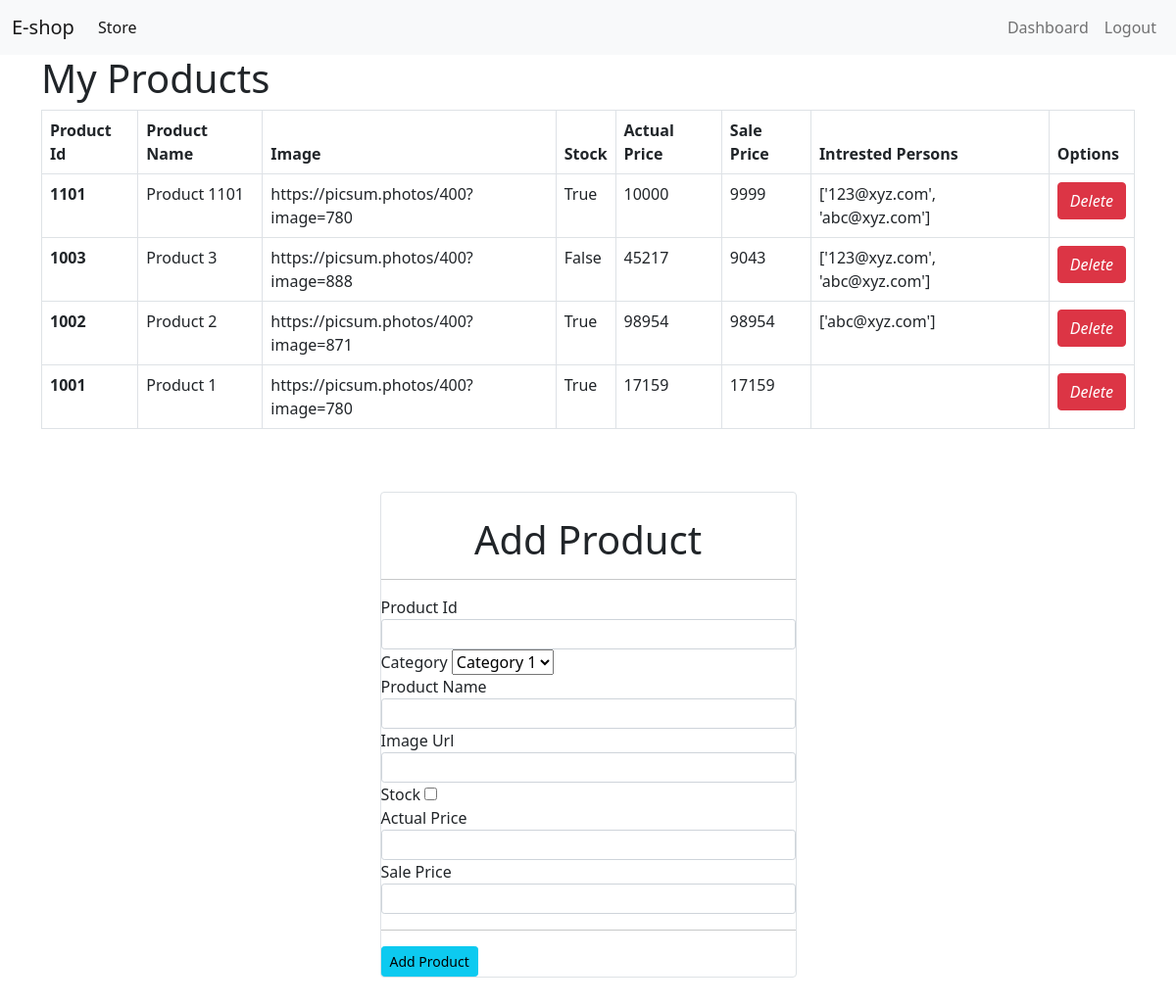
The app's page /dashboard/ (signed in) with its own data.
### store/models.py (models this page shows, shortened)
class Product(models.Model):
    productId = models.IntegerField()
    category  = models.ForeignKey(Category, on_delete=models.CASCADE)
    name      = models.CharField(max_length=50)
    image     = models.CharField(max_length=50)
    stock     = models.BooleanField(default=True)
    price     = models.IntegerField(default=0)
    sprice    = models.IntegerField(default=0)
    uid       = models.ForeignKey(Customer, on_delete=models.CASCADE,null=True, blank=True)
    views     = models.IntegerField(default = 0)
    @staticmethod
    def get_all_products_by_customerid(customer_id):
        if customer_id:
            return Product.objects.filter(uid = customer_id)

### store/views.py (the view, shortened to what this page needs)
# urls.py: path('dashboard/', views.dashboard, name='dashboard'),
def dashboard(request): #dashboard
    data = {}
    prod = None
    cid = request.session['customer']
    prod = Product.get_all_products_by_customerid(cid)
    category = Category.get_all_categories()
    visit_dict = {}
    for p in prod: #saving the list of users visited a perticular product
        lst = set()
        visited = Visited.objects.filter(product = p.productId)
        for v in visited:
            lst.add(v.email)
        if not len(lst) == 0:
            visit_dict[p.productId] = list(lst)
    data['prod']=prod[::-1]
    data['category'] = category
    data['visits'] = visit_dict
    print(request.method)
    if request.method == 'GET':
        return render(request,'dashboard.html',data)
    pass

### store/category.py (called while the page is built)
    @staticmethod
    def get_all_categories():
        return Category.objects.all()

### store/templatetags/access_tags.py (called while the page is built)
@register.filter(name='access')
def access(value, arg):
    return value.get(arg, value.get(str(arg), None))

### store/templates/dashboard.html (shortened to what this page needs)
{% extends 'base.html' %}
{% block content %}
{% load access_tags %}
<div class="container">
<h1>My Products</h1>
  <div class="row">
    <div class="col-12">
      <table class="table table-bordered">
        <thead>
          <tr>
            <th scope="col">Product Id</th>
            <th scope="col">Product Name</th>
            <th scope="col">Image</th>
            <th scope="col">Stock</th>
            <th scope="col">Actual Price</th>
            <th scope="col">Sale Price</th>
            <th scope="col">Intrested Persons</th>
            <th scope="col">Options</th>
          </tr>
        </thead>
        {% for pro in prod %}
        <tbody>
          <tr>
            <th scope="row">{{pro.productId}}</th>
            <td>{{pro.name}}</td>
            <td>{{pro.image}}</td>
            <td>{{pro.stock}}</td>
            <td>{{pro.price}}</td>
            <td>{{pro.sprice}}</td>
            {% with p_id=pro.productId %}
            {% if p_id in visits %}
            <td>  {{ visits|access:p_id }}  </td>
            {% else %}
            <td></td>
            {% endif %}
            {% endwith %}
            <td>
            <form action="{% url 'delete' %}?prodid={{pro.productId}}" method="POST">
            <button type="submit" class="btn btn-danger"><i class="far fa-trash-alt">Delete</i></button>
          </form>
            </td>
          </tr>
        </tbody>
        {% endfor %}
      </table>
    </div>
  </div>
</div>
<div class="container mt-4">
    <div class="p-4 m-4">
        <div class="col-lg-5 rounded mx-auto border pt-4">
            <div class="text-center col">
                <h1> Add Product </h1>
            <hr>
            </div>
            <form action="{% url 'dashboard' %}" method="POST">
                <div class="form-group">
                    <label for="">Product Id</label>
                    <input type="text" name="pid"
                     id="" value="{{values.first_name}}" class="form-control form-control-sm"
                     placeholder="" required>
                </div>
                <div class="form-group">
                    <label for="">Category</label>
                    <select name="category" id="cats">
                    {% for cat in category %}
                    <option value={{cat.id}}>{{cat.name}}</option>
                    {% endfor %}
                    </select>
                </div>
                <div class="form-group">
                    <label for="">Product Name</label>
                    <input type="text" name="pname"
                    id="" value="" class="form-control form-control-sm"
                    required>
                </div>
                <div class="form-group">
                    <label for="">Image Url</label>
                    <input type="text" name="pimage"
                    id="" value="" class="form-control form-control-sm"
                    required>
                </div>
                <div class="form-group">
                    <label for="">Stock</label>
                    <input type="checkbox" name="stock"
                    id="" value=1
                    >
                </div>
               <div class="form-group">
                    <label for="">Actual Price</label>
                    <input type="text" name="aprice"
                    id="" value="" class="form-control form-control-sm"
                    required>
                </div>
                <div class="form-group">
                    <label for="">Sale Price</label>
                    <input type="text" name="sprice"
                    id="" value="" class="form-control form-control-sm"
                    required>
                </div>
                <hr>
                <div class="form-group">
                    <input class="btn btn-sm btn-info" type="submit" value="Add Product">
                </div>
            </form>
        </div>
    </div>
</div>
{% endblock content %}

### records on screen
Product: productId "1101", name "Product 1101", image "https://picsum.photos/400?image=780", stock "True", price "10000", sprice "9999", visits "['123@xyz.com', 'abc@xyz.com']"
Product: productId "1003", name "Product 3", image "https://picsum.photos/400?image=888", stock "False", price "45217", sprice "9043", visits "['123@xyz.com', 'abc@xyz.com']"
Product: productId "1002", name "Product 2", image "https://picsum.photos/400?image=871", stock "True", price "98954", sprice "98954", visits "['abc@xyz.com']"
Product: productId "1001", name "Product 1", image "https://picsum.photos/400?image=780", stock "True", price "17159", sprice "17159"

### other values on screen
form field category "Category 1"
